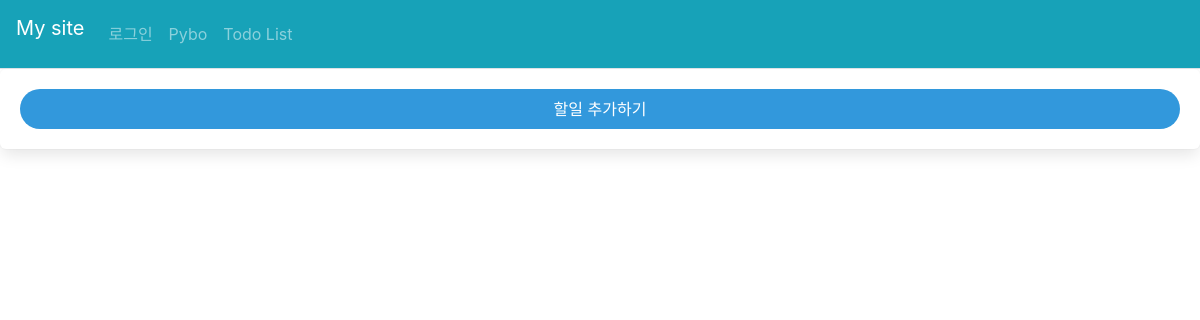
The page /todo/ on the database as committed earlier.
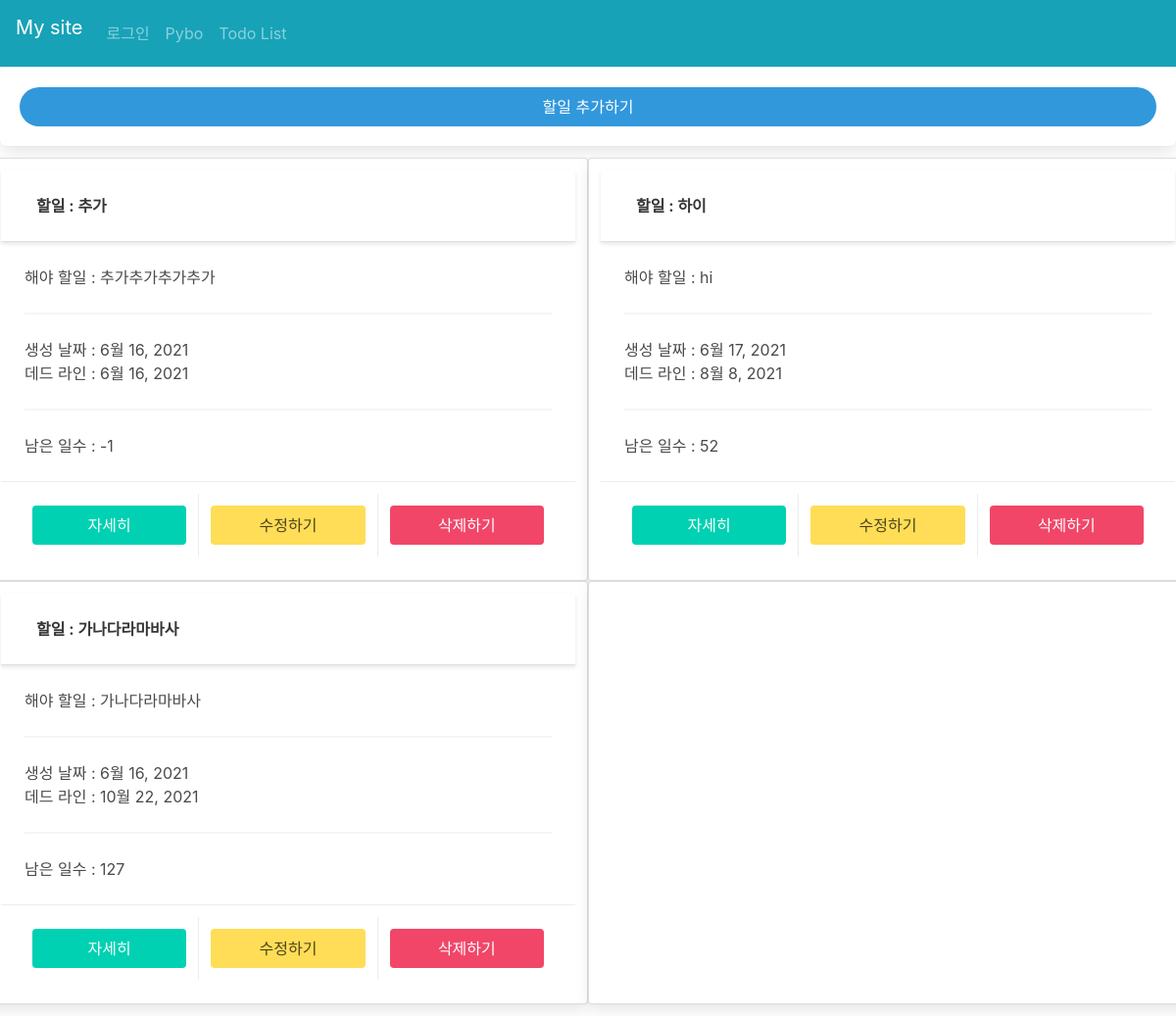
The same page on the database as committed later.
### todo/models.py (models this page shows, shortened)
class TodoList(models.Model):
    name = models.CharField(max_length=40, verbose_name="할일제목")
    description = models.TextField(max_length=200, verbose_name="할일세부사항")
    date_created = models.DateField(auto_now_add=True, verbose_name="생성날짜")
    date_deadline = models.DateField(verbose_name="데드라인")
    def remaining_days(self):
        delta = self.date_deadline - date.today()
        days = delta.days
        return days

### todo/views.py (the view)
# urls.py: path('', views.IndexView.as_view(), name='todolist'),
class IndexView(generic.ListView):
    context_object_name = 'to_do_list'
    template_name = 'todo/todolist_list.html'
    def get_queryset(self):
        return TodoList.objects.order_by('date_deadline')

### templates/todo/todolist_list.html (shortened to what this page needs)
{% extends 'base.html' %}
{% load static %}
{% block content %}
<link rel="stylesheet" type="text/css" href="{% static '/bulma/css/style.css' %}">
<div class="box has-text-centered">
    <a href="{% url 'todo:todolist_create' %}">
        <button class="button is-info is-rounded is-fullwidth">할일 추가하기</button>
    </a>
</div>
{% for todo in to_do_list %}
{% if forloop.counter0|divisibleby:2 %}
<div class="columns">
    {% endif %}
    <div class="card column">
        <header class="card-header">
            <p class="card-header-title">
                할일 : {{ todo.name }}
            </p>
            <a href="#" class="card-header-icon" aria-label="more options">
                <span class="icon">
                </span>
            </a>
        </header>
        <div class="card-content">
            <div class="content">
                해야 할일 : {{ todo.description|truncatechars:30 }}
                <br>
                <hr>
                생성 날짜 : {{ todo.date_created }}
                <br>
                데드 라인 : {{ todo.date_deadline }}
                <hr>
                남은 일수 : {{ todo.remaining_days }}
            </div>
        </div>
        <footer class="card-footer">
            <a href="{% url 'todo:todolist_detail' todo.id %}" class="card-footer-item"><button
                    class="button is-primary is-fullwidth">자세히</button></a>
            <a href="{% url 'todo:todolist_update' todo.id %}" class="card-footer-item"><button
                    class="button is-warning is-fullwidth">수정하기</button></a>
            <a href="{% url 'todo:todolist_delete' todo.id %}" class="card-footer-item"><button
                    class="button is-danger is-fullwidth">삭제하기</button></a>
        </footer>
    </div>
    {% if forloop.last and forloop.counter0|divisibleby:2 %}
    <div class="card column">
    </div>
</div>
{% endif %}
{% if forloop.counter|divisibleby:2 %}
</div>
{% endif %}
{% endfor %}
{% endblock content %}

### templates/base.html (shortened to what this page needs)
{% load static %}
<!doctype html>
<html lang="ko">
<head>
    <link rel="stylesheet" type="text/css" href="{% static 'bootstrap.min.css' %}">
    <link rel="stylesheet" type="text/css" href="{% static 'style.css' %}">
</head>
<body>
    {% include "navbar.html" %}
    {% block content %}
    {% endblock %}
</body>
</html>

### templates/navbar.html (shortened to what this page needs)
<nav class="navbar navbar-expand-md navbar-expend-lg navbar-dark bg-info border-bottom">
    <a class="navbar-brand" href="/">My site</a>
    <div class="collapse navbar-collapse flex-grow-0" id="navbarNav">
        <ul class="navbar-nav">
            <li class="nav-item">
                {% if user.is_authenticated %}
                <a class="nav-link" href="{% url 'common:logout' %}">{{ user.username }} (로그아웃)</a>
                {% else %}
                <a class="nav-link" href="{% url 'common:login' %}">로그인</a>
                {% endif %}
            </li>
            <li class="nav-item">
                <a class="nav-link" href="{% url 'pybo:index' %}">Pybo</a>
            </li>
            <li class="nav-item">
                <a class="nav-link" href="{% url 'todo:todolist' %}">Todo List</a>
            </li>
        </ul>
    </div>
</nav>

Rows that differ between the two databases and show on the page:
added TodoList: name "추가", description "추가추가추가추가", date_created "6월 16, 2021", date_deadline "6월 16, 2021", remaining_days "-1"
added TodoList: name "하이", description "hi", date_created "6월 17, 2021", date_deadline "8월 8, 2021", remaining_days "52"
added TodoList: name "가나다라마바사", description "가나다라마바사", date_created "6월 16, 2021", date_deadline "10월 22, 2021", remaining_days "127"
